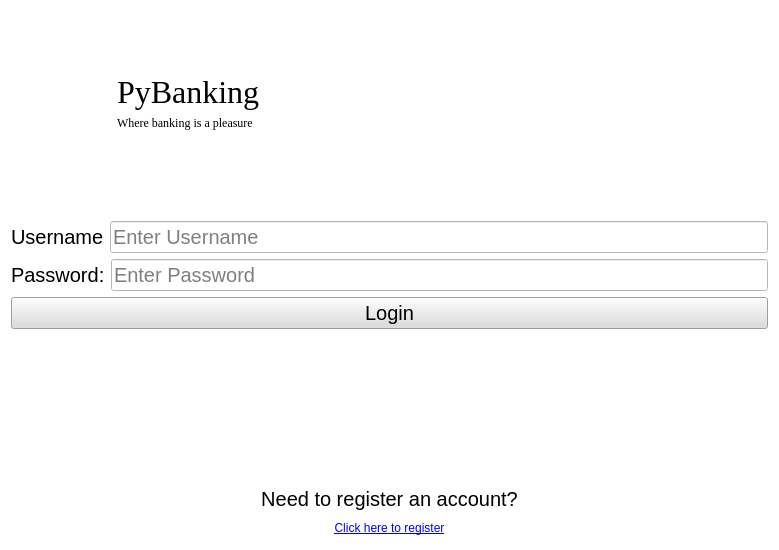
<?xml version="1.0" encoding="UTF-8"?>
<ui version="4.0">
 <class>Login_screen</class>
 <widget class="QWidget" name="Login_screen">
  <property name="enabled">
   <bool>true</bool>
  </property>
  <property name="geometry">
   <rect>
    <x>0</x>
    <y>0</y>
    <width>779</width>
    <height>550</height>
   </rect>
  </property>
  <property name="windowTitle">
   <string>Form</string>
  </property>
  <property name="autoFillBackground">
   <bool>false</bool>
  </property>
  <property name="styleSheet">
   <string notr="true">QWidget{background-color:white; color:black;}QLabel#Company_Name{font-size: 32px; font-family: georgia;} 
QLineEdit{font-size:20px}
QLabel#Subtitle{font-family:georgia}
QLabel#username_label{font-size: 20px;}
QLabel#password_label{font-size: 20px;}
QLabel#question_label{font-size:20px;}
QLabel#error_text{font-size:16px;color: rgb(200, 0, 0)}
QPushButton#register_button{color:blue;text-decoration: underline;}
QPushButton#login_button{background-color: rgb(220,220,220) ;font-size:20px;}</string>
  </property>
  <layout class="QVBoxLayout" name="verticalLayout_6">
   <item>
    <layout class="QVBoxLayout" name="verticalLayout_12">
     <item>
      <layout class="QVBoxLayout" name="verticalLayout_13">
       <item>
        <layout class="QHBoxLayout" name="horizontalLayout_11">
         <item>
          <widget class="QLabel" name="label_4">
           <property name="maximumSize">
            <size>
             <width>100</width>
             <height>100</height>
            </size>
           </property>
           <property name="text">
            <string/>
           </property>
           <property name="pixmap">
            <pixmap>depositphotos_81119782-stock-photo-bank-flat-red-color-round.jpg</pixmap>
           </property>
           <property name="scaledContents">
            <bool>true</bool>
           </property>
          </widget>
         </item>
         <item>
          <layout class="QVBoxLayout" name="verticalLayout_14">
           <item>
            <widget class="QLabel" name="Company_Name">
             <property name="text">
              <string>PyBanking</string>
             </property>
             <property name="alignment">
              <set>Qt::AlignmentFlag::AlignBottom|Qt::AlignmentFlag::AlignLeading|Qt::AlignmentFlag::AlignLeft</set>
             </property>
            </widget>
           </item>
           <item>
            <widget class="QLabel" name="Subtitle">
             <property name="text">
              <string>Where banking is a pleasure</string>
             </property>
             <property name="alignment">
              <set>Qt::AlignmentFlag::AlignLeading|Qt::AlignmentFlag::AlignLeft|Qt::AlignmentFlag::AlignTop</set>
             </property>
            </widget>
           </item>
          </layout>
         </item>
        </layout>
       </item>
       <item>
        <layout class="QVBoxLayout" name="verticalLayout_15">
         <item>
          <layout class="QHBoxLayout" name="horizontalLayout_13">
           <item>
            <widget class="QLabel" name="username_label">
             <property name="text">
              <string>Username</string>
             </property>
            </widget>
           </item>
           <item>
            <widget class="QLineEdit" name="username_input">
             <property name="text">
              <string/>
             </property>
             <property name="placeholderText">
              <string>Enter Username</string>
             </property>
            </widget>
           </item>
          </layout>
         </item>
         <item>
          <layout class="QHBoxLayout" name="horizontalLayout_12">
           <item>
            <widget class="QLabel" name="password_label">
             <property name="text">
              <string>Password:</string>
             </property>
            </widget>
           </item>
           <item>
            <widget class="QLineEdit" name="password_input">
             <property name="text">
              <string/>
             </property>
             <property name="placeholderText">
              <string>Enter Password</string>
             </property>
            </widget>
           </item>
          </layout>
         </item>
        </layout>
       </item>
       <item>
        <widget class="QPushButton" name="login_button">
         <property name="text">
          <string>Login</string>
         </property>
        </widget>
       </item>
       <item>
        <layout class="QVBoxLayout" name="verticalLayout_16">
         <item>
          <widget class="QLabel" name="error_text">
           <property name="text">
            <string/>
           </property>
           <property name="alignment">
            <set>Qt::AlignmentFlag::AlignCenter</set>
           </property>
          </widget>
         </item>
         <item>
          <widget class="QLabel" name="question_label">
           <property name="enabled">
            <bool>true</bool>
           </property>
           <property name="maximumSize">
            <size>
             <width>1000</width>
             <height>30</height>
            </size>
           </property>
           <property name="baseSize">
            <size>
             <width>0</width>
             <height>0</height>
            </size>
           </property>
           <property name="autoFillBackground">
            <bool>false</bool>
           </property>
           <property name="text">
            <string>Need to register an account?</string>
           </property>
           <property name="scaledContents">
            <bool>false</bool>
           </property>
           <property name="alignment">
            <set>Qt::AlignmentFlag::AlignBottom|Qt::AlignmentFlag::AlignHCenter</set>
           </property>
          </widget>
         </item>
         <item>
          <widget class="QPushButton" name="register_button">
           <property name="text">
            <string>Click here to register</string>
           </property>
           <property name="default">
            <bool>false</bool>
           </property>
           <property name="flat">
            <bool>true</bool>
           </property>
          </widget>
         </item>
        </layout>
       </item>
      </layout>
     </item>
    </layout>
   </item>
  </layout>
 </widget>
 <resources/>
 <connections/>
</ui>
